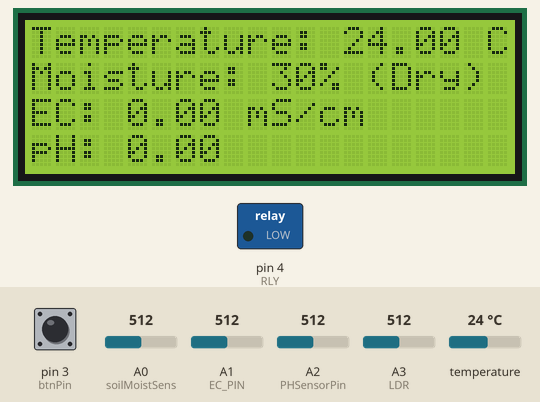
The sketch below on a simulated Arduino Uno, built with avr-gcc and run on an emulated ATmega328P. On the bench: 20×4 character LCD, switched loads named in the sketch (green lamp = pin HIGH). Inputs (shaded band) come from the test bench; at power-on: A0 (soilMoistSens) = 512, pin 3 (btnPin) LOW, A1 (EC_PIN) = 512, A2 (PHSensorPin) = 512, A3 (LDR) = 512, temperature 24 °C. What the sketch prints to the serial monitor is not drawn.

Above: at 1.2 s.
1.3 s: A0 (soilMoistSens) set to 445
At 3.2 s:
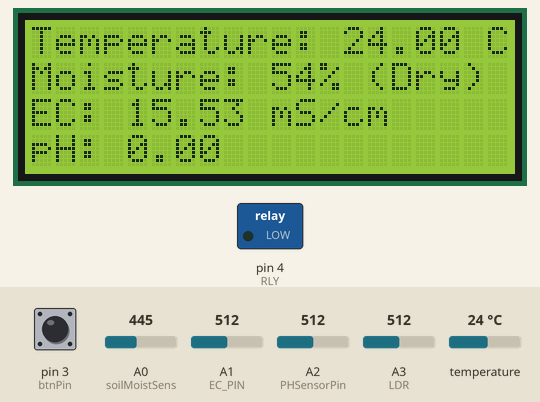
4.0 s: A0 (soilMoistSens) set to 414
At 4.6 s:
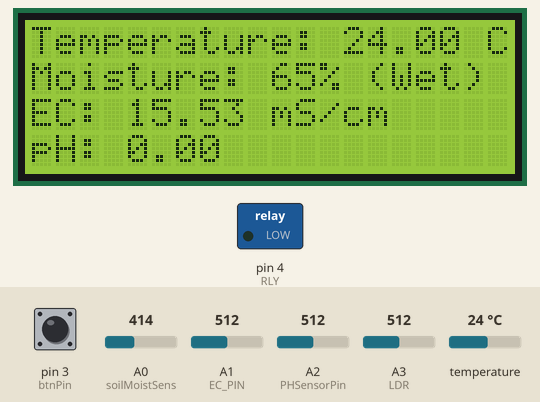
5.7 s: pin 3 (btnPin) pulled HIGH for 1.05 s
At 7.3 s:
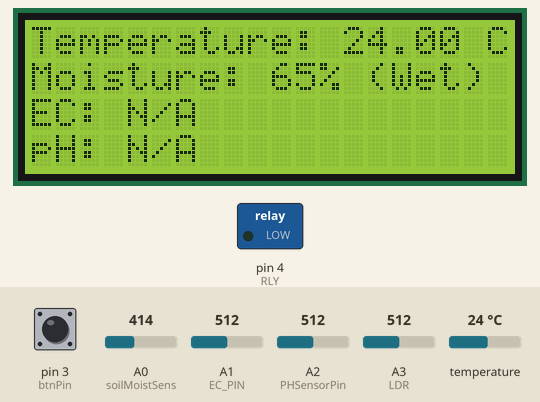
8.2 s: A0 (soilMoistSens) set to 361
9.9 s: A0 (soilMoistSens) set to 339
At 10.7 s:
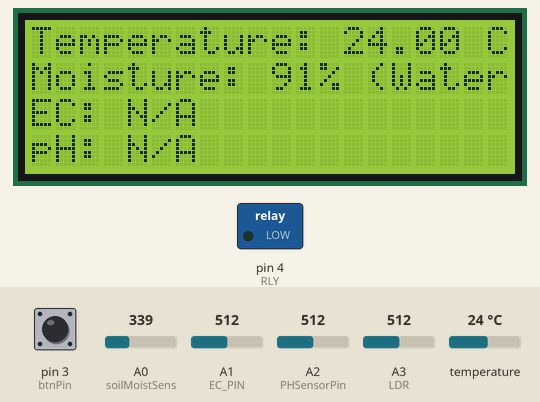
11.6 s: pin 3 (btnPin) pulled HIGH for 1.05 s
At 12.4 s:
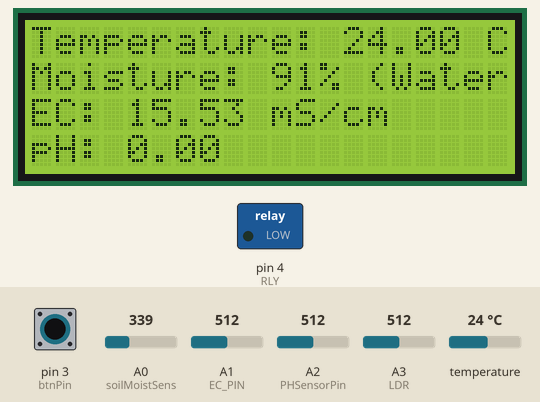
Timing chart, 0 to 14.6 s (numbered marks = the images above; inputs shaded):
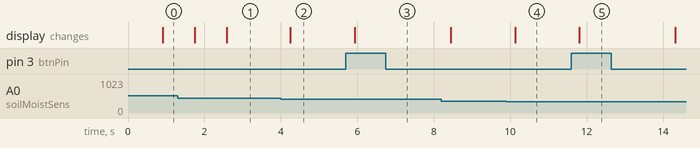

Measured:
- the behaviour switches between 431 and 430 on A0 (soilMoistSens) (found by bisection; images 1 and 2)
- the behaviour switches between 351 and 350 on A0 (soilMoistSens) (found by bisection; images 3 and 4)
- after the input at 1.3 s, the display: first changes after 0.45 s (image 1 shows a later state)
- after the input at 4.0 s, the display: changes after 0.25 s (image 2)
- after the input at 5.7 s, the display: changes after 0.23 s (image 3)
- after the input at 9.9 s, the display: changes after 0.23 s (image 4)
- after the input at 11.6 s, the display: changes after 0.21 s (image 5)

The sketch:

arduino_code.ino
```cpp
#include <Wire.h>
#include <LCD.h>
#include <LiquidCrystal_I2C.h>
#include <OneWire.h>
#include <DallasTemperature.h>
#include <DFRobot_EC.h>
#include <EEPROM.h>

LiquidCrystal_I2C lcd(0x27,2,1,0,4,5,6,7);

#define ONE_WIRE_BUS 5
#define EC_PIN A1
#define soilMoistSens A0

#define PHSensorPin  A2    //dissolved oxygen sensor analog output pin to arduino mainboard
#define VREF 5.0    //for arduino uno, the ADC reference is the AVCC, that is 5.0V(TYP)
#define OFFSET 0.00  //zero drift compensation

#define SCOUNT  30           // sum of sample point

#define LDR A3

int LDR_Value;
int RLY = 4;

int analogBuffer[SCOUNT];    //store the analog value in the array, readed from ADC
int analogBufferTemp[SCOUNT];
int analogBufferIndex = 0,copyIndex = 0;

float averageVoltage,phValue;

int btnPin = 3;
boolean State;
boolean BTN_Last;
boolean BTN_Current;

OneWire oneWire (ONE_WIRE_BUS);

DallasTemperature tempSens (&oneWire);

float voltage, ecValue, tempC = 0;

DFRobot_EC ec;

void setup() {
   Serial.begin(9600);

   lcd.begin (20,4); // 20 x 4 LCD module
   lcd.setBacklightPin(3,POSITIVE); // BL, BL_POL
   lcd.setBacklight(HIGH);

   tempSens.begin();
   ec.begin();

   pinMode(btnPin, INPUT);
   attachInterrupt(digitalPinToInterrupt(btnPin), blink, RISING);

   pinMode(LDR, INPUT);
   pinMode(RLY, OUTPUT);
}
void loop() {

  // TEMP SENSOR

  tempSens.requestTemperatures();
  tempC = tempSens.getTempCByIndex(0);

  // SOIL MOISTURE SENSOR

  int soilMoistVal = analogRead(soilMoistSens);
  int soilPercent = map(soilMoistVal, 600, 315, 0, 100);
  String soilState;

  if (soilMoistVal >=260 && soilMoistVal <=350) {
    soilState = " (Water)";
  } else if (soilMoistVal >=351 && soilMoistVal <=430) {
    soilState = " (Wet)";
  } else if (soilMoistVal >=431) {
    soilState = " (Dry)";
  }

  // EC SENSOR

  static unsigned long timepoint = millis();
  if(millis()-timepoint>1000U) {
    timepoint = millis();
    voltage = analogRead(EC_PIN)/1024.0*5000;  // read the voltage
    ecValue =  ec.readEC(voltage,tempC);  // convert voltage to EC with temperature compensation
  }
  ec.calibration(voltage,tempC);  // calibration process by Serail CMD


  // PH SENSOR

  static unsigned long analogSampleTimepoint = millis();
   if(millis()-analogSampleTimepoint > 30U) {
     analogSampleTimepoint = millis();
     analogBuffer[analogBufferIndex] = analogRead(PHSensorPin);    //read the analog value and store into the buffer
     analogBufferIndex++;
     if(analogBufferIndex == SCOUNT)
         analogBufferIndex = 0;
   }
  static unsigned long printTimepoint = millis();
  if(millis()-printTimepoint > 1000U) {
     printTimepoint = millis();
     for(copyIndex=0;copyIndex<SCOUNT;copyIndex++)
     {
       analogBufferTemp[copyIndex]= analogBuffer[copyIndex];
     }
     averageVoltage = getMedianNum(analogBufferTemp,SCOUNT) * (float)VREF / 1024.0; // read the value more stable by the median filtering algorithm
     phValue = 3.5 * averageVoltage + OFFSET;
  }

  // LDR and RELAY

  LDR_Value = analogRead(LDR);


  if(LDR_Value > 670)
  {
    digitalWrite(RLY, HIGH);
  }

  else
  {
    digitalWrite(RLY, LOW);
  }

  // LCD

  lcd.setCursor(0,0);
  lcd.print("Temperature: ");
  lcd.print(tempC);
  lcd.print(" C");

  lcd.setCursor(0,1);
  lcd.print("Moisture: ");
  lcd.print(soilPercent);
  lcd.print("%");
  lcd.print(soilState);
  lcd.print("     ");

  lcd.setCursor(0,2);
  lcd.print("EC: ");
  if(State == 0) {
    lcd.print(ecValue);
    lcd.print(" mS/cm   ");
  } else {
    lcd.print("N/A          ");
    //lcd.print(LDR_Value);
    //lcd.print("             ");
  }

  lcd.setCursor(0,3);
  lcd.print("pH: ");
  if(State == 0) {
    lcd.print(phValue);
  } else {
    lcd.print("N/A         ");
  }

  // DISPLAY VALUES IN SERIAL MONITOR
  int num = 1;
  String values;
  values = String(num) + "," + String(tempC) + "," + String(soilMoistVal) + "," +
            String(soilPercent) + "," + soilState + "," + String(ecValue) + "," + String(phValue);
  Serial.println(values);
}


// FOR PH SENSOR
int getMedianNum(int bArray[], int iFilterLen)
{
      int bTab[iFilterLen];
      for (byte i = 0; i<iFilterLen; i++)
      {
      bTab[i] = bArray[i];
      }
      int i, j, bTemp;
      for (j = 0; j < iFilterLen - 1; j++)
      {
      for (i = 0; i < iFilterLen - j - 1; i++)
          {
        if (bTab[i] > bTab[i + 1])
            {
        bTemp = bTab[i];
            bTab[i] = bTab[i + 1];
        bTab[i + 1] = bTemp;
         }
      }
      }
      if ((iFilterLen & 1) > 0)
    bTemp = bTab[(iFilterLen - 1) / 2];
      else
    bTemp = (bTab[iFilterLen / 2] + bTab[iFilterLen / 2 - 1]) / 2;
      return bTemp;
}

void blink(){
  State = !State;
}
```
